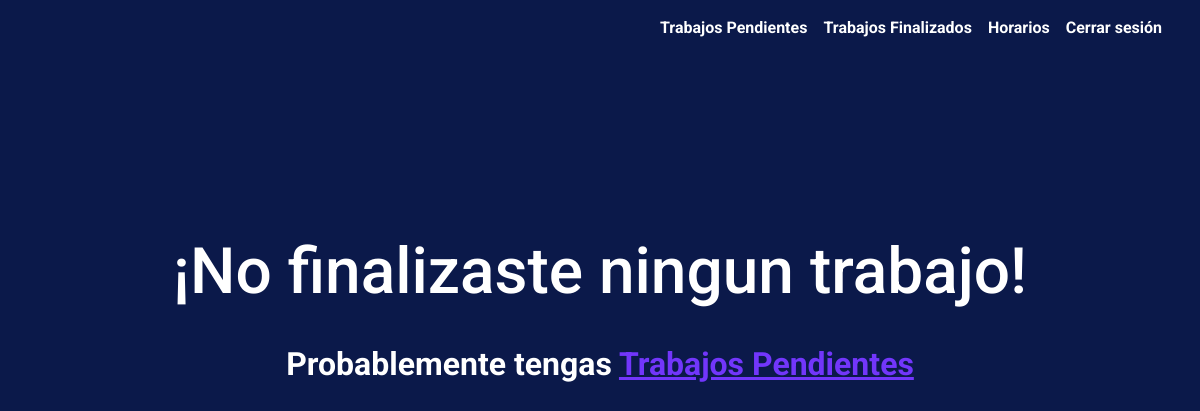
/finalizados (signed in), run on an earlier commit of the app's database.
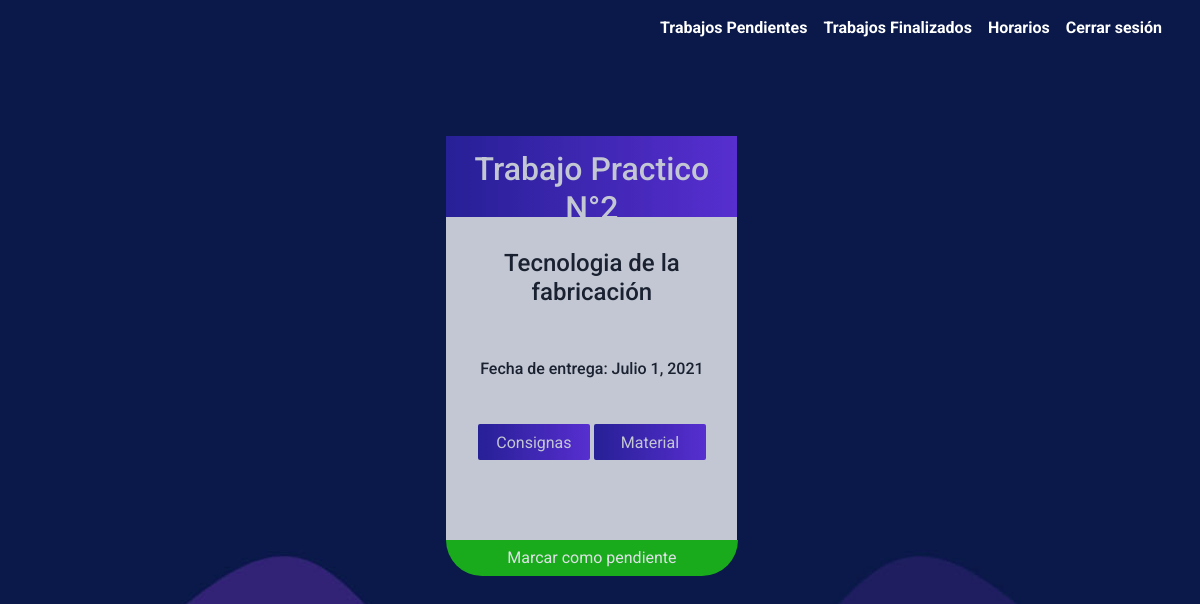
And on a later commit of the database.
### trabajos/models.py (models this page shows, shortened)
class Tpsterminados(models.Model):
    user = models.ForeignKey(Usuario, on_delete=CASCADE)
    tps = models.ForeignKey(Tps, on_delete=CASCADE)
    status = models.BooleanField(default=True)

class Tps(models.Model):
    users = models.ManyToManyField(
        Usuario,  through='Tpsterminados')
    titulo = models.CharField(max_length=100)
    TECNOLOGIA_DE_LA_FABRICACION = 'TDF'
    MANTENIMIENTO_Y_REPARACION_DE_EQUIPOS = 'MYRDE'
    MAQUINAS_ELECTRICAS_Y_ENSAYOS = 'MEYE'
    SEGURIDAD_E_HIGIENE_INDUSTRIAL = 'SEHI'
    LABORATORIO_DE_ENSAYOS_INDUSTRIALES = 'LDEI'
    INSTALACIONES_INDUSTRIALES = 'II'
    RELACIONES_HUMANAS = 'RH'
    TALLER_DE_ELECTROMECANICA = 'TE'
    ORGANIZACION_INDUSTRIAL = 'OI'
    INSTALACIONES_ELECTRICAS = 'IE'
    EDUCACION_FISICA = 'EF'
    EQUIPOS_Y_APARATOS_DE_MANIOBRA_Y_TRANSPORTE = 'EYADMYT'
    MATERIAS_CHOICES = [
        (TECNOLOGIA_DE_LA_FABRICACION, 'Tecnologia de la fabricación'),
        (MANTENIMIENTO_Y_REPARACION_DE_EQUIPOS, 'Mantenimiento y R de equipos'),
        (MAQUINAS_ELECTRICAS_Y_ENSAYOS, 'Máquinas eléctricas y ensayos'),
        (SEGURIDAD_E_HIGIENE_INDUSTRIAL, 'Seguridad e higiene industrial'),
        (LABORATORIO_DE_ENSAYOS_INDUSTRIALES,
         'Laboratorio de ensayos industriales'),
        (INSTALACIONES_INDUSTRIALES, 'Instalaciones industriales'),
        (RELACIONES_HUMANAS, 'Relaciones humanas'),
        (TALLER_DE_ELECTROMECANICA, 'Taller de electromecánica'),
        (ORGANIZACION_INDUSTRIAL, 'Organización industrial'),
        (INSTALACIONES_ELECTRICAS, 'Instalaciones eléctricas'),
        (EDUCACION_FISICA, 'Educacion fisica'),
        (EQUIPOS_Y_APARATOS_DE_MANIOBRA_Y_TRANSPORTE,
         'Equipos y aparatos de maniobra y transporte')
    ]
    materia = models.CharField(
        max_length=8, choices=MATERIAS_CHOICES, default=None)
    fecha_actual = models.DateField(default=timezone.now)
    fecha_entrega = models.DateField(auto_now=False, auto_now_add=False)
    material = models.URLField()
    consignas = models.URLField()

### trabajos/views.py (the view)
# urls.py: path("finalizados", views.finalizados, name="finalizados"),
def finalizados(request):
    if request.user.is_authenticated:
        if request.method == 'GET':
            trabajos = Tpsterminados.objects.filter(
                status=False, user=request.user)
            return render(request, "usuario/finalizados.html", {
                'trabajos': trabajos
            })
        else:
            trabajoid = request.POST['id']
            Tpsterminados.objects.filter(id=trabajoid).update(status=True)
            return HttpResponseRedirect(reverse("acc:index"))

### trabajos/templates/usuario/finalizados.html (shortened to what this page needs)
{% extends "usuario/indexlayout.html" %}
{% load static %}
{% block css %}
<link rel="stylesheet" href="{% static 'usuario/index.css' %}">
{% endblock %}
{% block body%}
  <div class="tarjeta-contenedor">
    {% for trabajo in trabajos %}
    <div class="tarjeta-wrapper">
      <div class="tarjeta">
        <div class="title">
          <h1>{{ trabajo.tps.titulo }}</h1>
        </div>
        <div class="materia">
          <h3>{{ trabajo.tps.get_materia_display }}</h3>
        </div>
        <div class="entrega">
          <h3>Fecha de entrega: {{ trabajo.tps.fecha_entrega }}</h3>
        </div>
        <div class="botones">
          <button type="button" class="boton" id="boton1">
            <a href="{{ trabajo.tps.consignas }}">Consignas</a>
          </button>
          <button type="button" class="boton" id="boton2">
            <a href="{{ trabajo.tps.material }}">Material</a>
          </button>
        </div>
      </div>
      <div class="activo">
        <form action="/finalizados" method="POST" class="form">
            <button type="submit" class="entregado" id="pendiente">
                Marcar como pendiente
              </button>
        </form>
      </div>
    </div>
    {% empty %}
    <div class="empty-container">
      <h1 class="empty">¡No finalizaste ningun trabajo!</h1>
      <p class="empty-p">Probablemente tengas <a href="{% url 'acc:index' %}">Trabajos Pendientes</a></p>
    </div>
    {% endfor %}
  </div>
{% endblock %}

What changed in the data, as far as the page shows it:
added Tpsterminados: tps.titulo "Trabajo Practico N°2", tps.materia "Tecnologia de la fabricación", tps.fecha_entrega "Julio 1, 2021"
Also different on the page:
text no longer shown: "¡No finalizaste ningun trabajo! Probablemente tengas Trabajos Pendientes"
